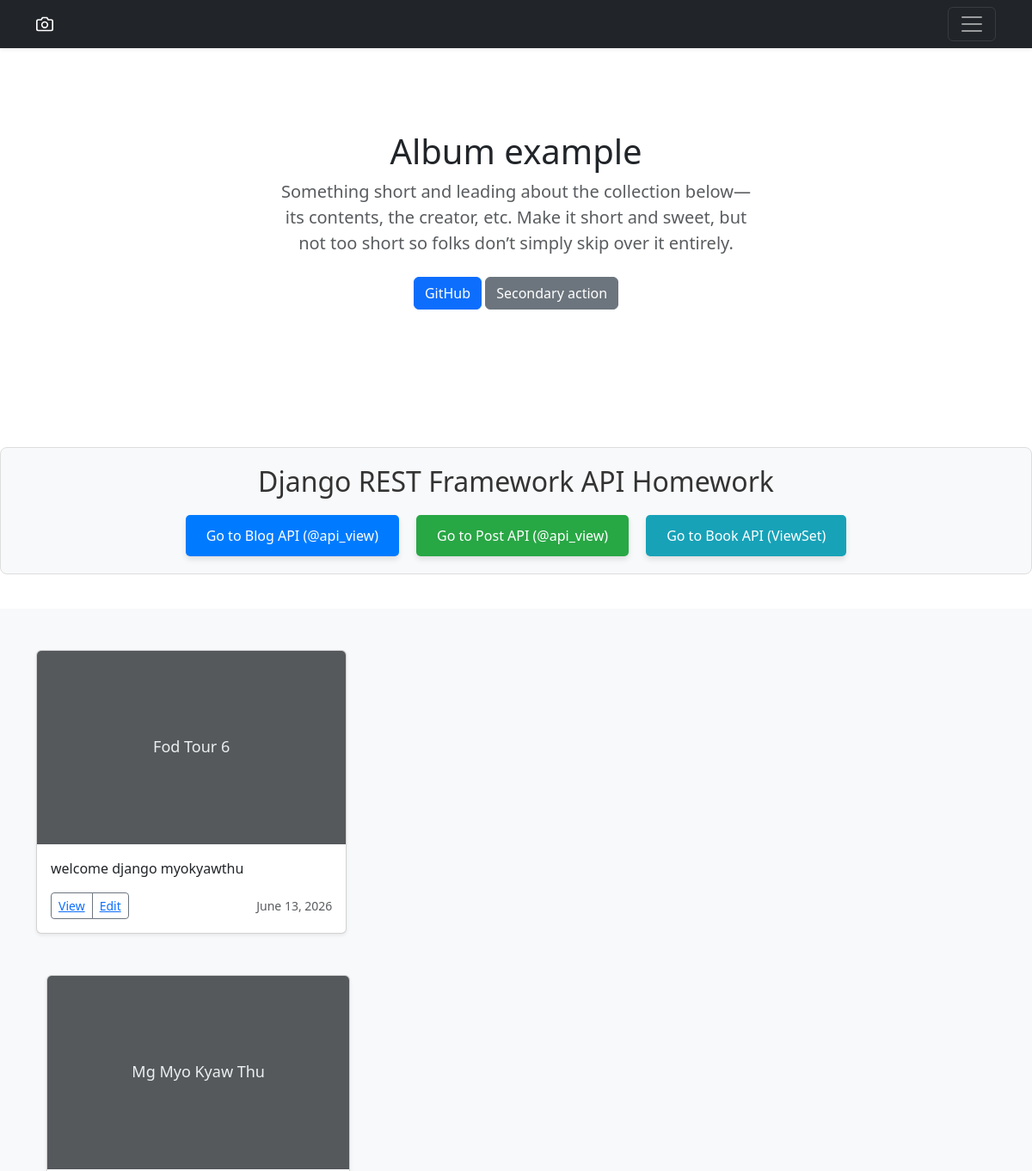
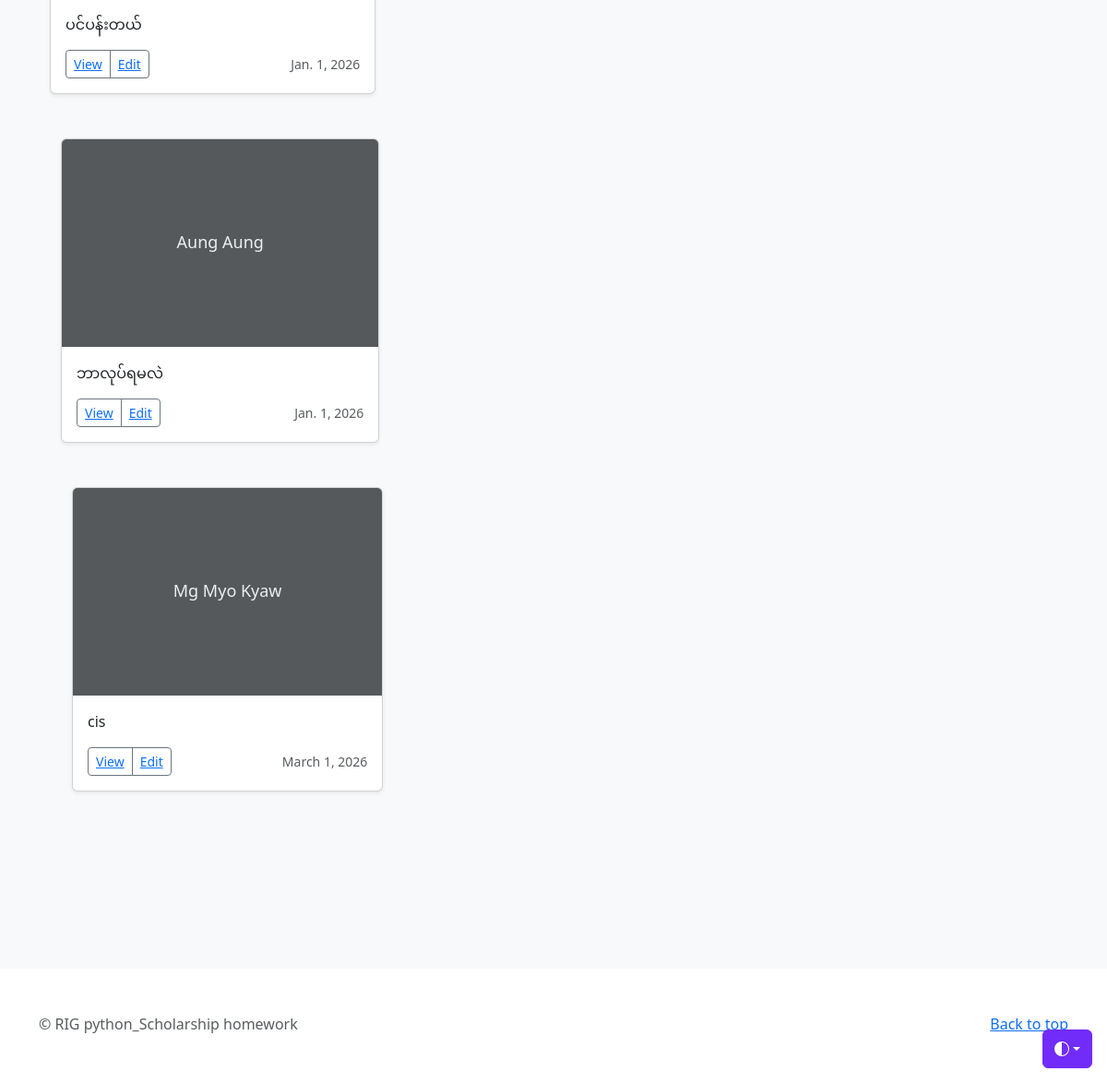
/blogtemplate/ (signed in), run on the app's committed database (2 pictures, top to bottom).
### mytask/models.py (models this page shows, shortened)
class Blog(models.Model):
    category = models.ForeignKey(Category, on_delete=models.CASCADE)
    title = models.CharField(max_length=30)
    post_body = models.TextField()
    created_date = models.DateField()

### mytask/views.py (the view)
# urls.py: path('blogtemplate/', views.MyBlogTemplateView.as_view(), name='blogtemplate'),
class MyBlogTemplateView(MangaerRequiredMixin, ListView):
    template_name = 'home.html'
    model = Blog
    context_object_name = 'blogs'
    def get_context_data(self, **kwargs):
        context = super().get_context_data(**kwargs)
        category = Category.objects.all()
        context['datas'] = category
        return context

### mytask/views.py (called while the page is built)
    def dispatch(self, request, *args, **kwargs):
        if not request.user.is_authenticated or not request.user.is_superuser:
            return redirect('login')
        return super().dispatch(request, *args, **kwargs)

### templates/home.html (shortened to what this page needs)
<!doctype html>
<html lang="en" data-bs-theme="auto">
<head>
  <link href="https://cdn.jsdelivr.net/npm/bootstrap@5.3.8/dist/css/bootstrap.min.css" rel="stylesheet"
>
</head>
<body>
  <div class="dropdown position-fixed bottom-0 end-0 mb-3 me-3 bd-mode-toggle">
    <button class="btn btn-bd-primary py-2 dropdown-toggle d-flex align-items-center" id="bd-theme" type="button"
      aria-expanded="false" data-bs-toggle="dropdown" aria-label="Toggle theme (auto)">
      <svg class="bi my-1 theme-icon-active" aria-hidden="true">
        <use href="#circle-half"></use>
      </svg>
    </button>
  </div>
  <header data-bs-theme="dark">
    <div class="navbar navbar-dark bg-dark shadow-sm">
      <div class="container">
        <a href="#" class="navbar-brand d-flex align-items-center">
        </a>
        <button class="navbar-toggler" type="button" data-bs-toggle="collapse" data-bs-target="#navbarHeader"
          aria-controls="navbarHeader" aria-expanded="false" aria-label="Toggle navigation">
          <span class="navbar-toggler-icon"></span>
        </button>
      </div>
    </div>
  </header>
  <main>
    <section class="py-5 text-center container">
      <div class="row py-lg-5">
        <div class="col-lg-6 col-md-8 mx-auto">
          <h1 class="fw-light">Album example</h1>
          <p class="lead text-body-secondary">
            Something short and leading about the collection below—its
            contents, the creator, etc. Make it short and sweet, but not too
            short so folks don’t simply skip over it entirely.
          </p>
          <p>
            <a href="https://github.com/Atliol" class="btn btn-primary my-2">GitHub</a>
            <a href="#" class="btn btn-secondary my-2">Secondary action</a>
          </p>
        </div>
      </div>
    </section>
    <div style="text-align: center; margin: 40px 0; padding: 20px; background-color: #f8f9fa; border-radius: 8px; border: 1px solid #ddd;">
    <h2 style="color: #333; margin-bottom: 20px;">Django REST Framework API Homework</h2>
    <div style="display: flex; justify-content: center; gap: 20px;">
        <a href="/api/blogs/" style="text-decoration: none;">
            <button style="background-color: #007bff; color: white; padding: 12px 24px; font-size: 16px; border: none; border-radius: 5px; cursor: pointer; transition: 0.3s; box-shadow: 0 4px 6px rgba(0,0,0,0.1);">
                Go to Blog API (@api_view)
            </button>
        </a>
        <a href="/api/postdata/" style="text-decoration: none;">
            <button style="background-color: #28a745; color: white; padding: 12px 24px; font-size: 16px; border: none; border-radius: 5px; cursor: pointer; transition: 0.3s; box-shadow: 0 4px 6px rgba(0,0,0,0.1);">
                Go to Post API (@api_view)
            </button>
        </a>
        <a href="/api/books/" style="text-decoration: none;">
            <button style="background-color: #17a2b8; color: white; padding: 12px 24px; font-size: 16px; border: none; border-radius: 5px; cursor: pointer; transition: 0.3s; box-shadow: 0 4px 6px rgba(0,0,0,0.1);">
                Go to Book API (ViewSet)
            </button>
        </a>
    </div>
</div>
    {% for blog in blogs %}
    <div class="album py-5 bg-body-tertiary">
      <div class="container">
        <div class="row row-cols-1 row-cols-sm-2 row-cols-md-3 g-3">
          <div class="col">
            <div class="card shadow-sm">
              <svg aria-label="Placeholder: Thumbnail" class="bd-placeholder-img card-img-top" height="225"
                preserveAspectRatio="xMidYMid slice" role="img" width="100%" xmlns="http://www.w3.org/2000/svg">
                <title>{{ blog.title }}</title>
                <rect width="100%" height="100%" fill="#55595c"></rect>
                <text x="50%" y="50%" fill="#eceeef" dy=".3em">
                  {{ blog.title }}
                </text>
              </svg>
              <div class="card-body">
                <p class="card-text">
                  {{ blog.post_body }}
                </p>
                <div class="d-flex justify-content-between align-items-center">
                  <div class="btn-group">
                    <button type="button" class="btn btn-sm btn-outline-secondary">
                      <a href="/detail/{{blog.id}}/"> View</a>
                    </button>
                    <button type="button" class="btn btn-sm btn-outline-secondary">
                      <a href="{% url 'detail' blog.id %}"> Edit</a>
                    </button>
                  </div>
                  <small class="text-body-secondary">{{ blog.created_date }}</small>
                </div>
              </div>
            </div>
          </div>
    </div>
    {% endfor %}
  </main>
  <footer class="text-body-secondary py-5">
    <div class="container">
      <p class="float-end mb-1"><a href="#">Back to top</a></p>
      <p class="mb-1">
        &copy; RIG python_Scholarship homework
      </p>
    </div>
  </footer>
</body>
</html>

### templates/home.html (style rules this page uses)
.bd-placeholder-img { font-size: 1.125rem; text-anchor: middle; -webkit-user-select: none; -moz-user-select: none; user-select: none; }
.bi { vertical-align: -0.125em; fill: currentColor; }
.btn-bd-primary { --bd-violet-bg: #712cf9; --bd-violet-rgb: 112.520718, 44.062154, 249.437846; --bs-btn-font-weight: 600; --bs-btn-color: var(--bs-white); --bs-btn-bg: var(--bd-violet-bg); --bs-btn-border-color: var(--bd-violet-bg); --bs-btn-hover-color: var(--bs-white); --bs-btn-hover-bg: #6528e0; --bs-btn-hover-border-color: #6528e0; --bs-btn-focus-shadow-rgb: var(--bd-violet-rgb); --bs-btn-active-color: var(--bs-btn-hover-color); --bs-btn-active-bg: #5a23c8; --bs-btn-active-border-color: #5a23c8; }
.bd-mode-toggle { z-index: 1500; }
.bd-mode-toggle .bi { width: 1em; height: 1em; }

### data on the page
Blog: title "Fod Tour 6", post_body "welcome django myokyawthu", created_date "June 13, 2026"
Blog: title "Mg Myo Kyaw Thu", post_body "ပင်ပန်းတယ်", created_date "Jan. 1, 2026"
Blog: title "Aung Aung", post_body "ဘာလုပ်ရမလဲ", created_date "Jan. 1, 2026"
Blog: title "Mg Myo Kyaw", post_body "cis", created_date "March 1, 2026"
